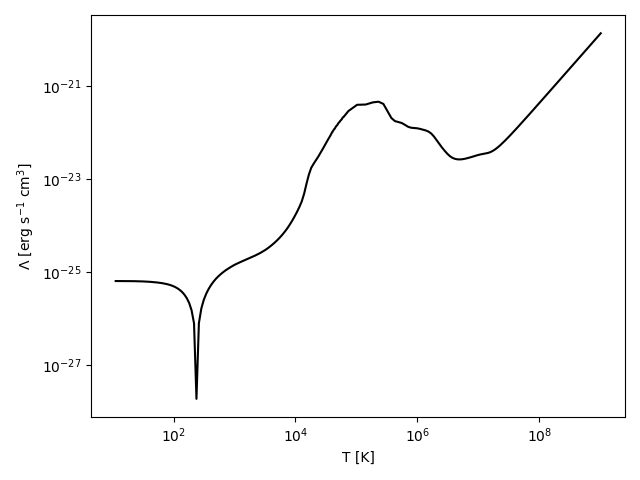

Source code (Python):
########################################################################
#
# Cooling rate example script
#
#
# Copyright (c) 2013-2016, Grackle Development Team.
#
# Distributed under the terms of the Enzo Public Licence.
#
# The full license is in the file LICENSE, distributed with this
# software.
########################################################################

from matplotlib import pyplot
import numpy as np
import os
import yt

from pygrackle import \
    chemistry_data, \
    setup_fluid_container

from pygrackle.utilities.physical_constants import \
    mass_hydrogen_cgs, \
    sec_per_Myr, \
    cm_per_mpc

if __name__ == "__main__":
    current_redshift = 0.

    # Set solver parameters
    my_chemistry = chemistry_data()
    my_chemistry.use_grackle = 1
    my_chemistry.with_radiative_cooling = 1
    if 'PRIMORDIAL_CHEM' in os.environ:
        my_chemistry.primordial_chemistry = int(os.environ['PRIMORDIAL_CHEM'])
    else:
        my_chemistry.primordial_chemistry = 1
    number_of_iter = 1
    my_chemistry.dust_chemistry = 1
    my_chemistry.h2_on_dust = 0
    my_chemistry.metal_cooling = 1
    my_chemistry.use_dust_density_field = 1
    my_chemistry.UVbackground = 0
    my_chemistry.self_shielding_method = 0
    my_chemistry.H2_self_shielding = 0
    my_dir = os.path.dirname(os.path.abspath(__file__))
    grackle_data_file = bytearray(os.path.join(
        my_dir, "..", "..", "..", "input", "CloudyData_UVB=HM2012_high_density.h5"), 'utf-8')
    my_chemistry.grackle_data_file = grackle_data_file

    my_chemistry.use_specific_heating_rate = 1
    my_chemistry.use_volumetric_heating_rate = 1

    # Set units
    my_chemistry.comoving_coordinates = 0 # proper units
    my_chemistry.a_units = 1.0
    my_chemistry.a_value = 1.0 / (1.0 + current_redshift) / \
        my_chemistry.a_units
    my_chemistry.density_units = mass_hydrogen_cgs # rho = 1.0 is 1.67e-24 g
    my_chemistry.length_units = cm_per_mpc         # 1 Mpc in cm
    my_chemistry.time_units = sec_per_Myr          # 1 Gyr in s
    print("density_units", my_chemistry.density_units)
    print("length_units", my_chemistry.length_units)
    print("time_units", my_chemistry.time_units)
    my_chemistry.set_velocity_units()

    # Call convenience function for setting up a fluid container.
    # This container holds the solver parameters, units, and fields.
    #temperature = np.array([1.00000000e+09])
    temperature = np.logspace(1, 9, 200)

    temperature_zero = np.copy(temperature)

    make_converge = True
    
    fc = setup_fluid_container(my_chemistry,
                               density=mass_hydrogen_cgs*1.0e0,
                               temperature=temperature,
                               converge=make_converge,
                               max_iterations=number_of_iter)

    if my_chemistry.primordial_chemistry > 0:
        fc["specific_heating_rate"][:] = 0.
        fc["volumetric_heating_rate"][:] = 0.

    
    if(make_converge==False):
        fc.calculate_temperature()
        fc.calculate_pressure()
        fc.calculate_cooling_time()

    density_proper = fc["density"] / \
        (my_chemistry.a_units *
         my_chemistry.a_value)**(3*my_chemistry.comoving_coordinates)
    cooling_rate = fc.chemistry_data.cooling_units * fc["energy"] / \
        np.abs(fc["cooling_time"]) / density_proper
    print("cooling_rate 2: ", cooling_rate[-1])
    print("energy 3 : ", fc["energy"][-1]*my_chemistry.energy_units)
    print("cooling time 3 : ", fc["cooling_time"][-1]*my_chemistry.time_units)
    print("mu 3 : ", fc["mu"][-1])

    #print("mu =")
    #print(fc["mu"])

    print("temperautre zero = ",temperature_zero)
    data = {}
    t_sort = np.argsort(fc["temperature"])
    for field in fc.density_fields:
        data[field] = yt.YTArray(fc[field][t_sort] *
                                 my_chemistry.density_units, "g/cm**3")
    data["energy"] = yt.YTArray(
        fc["energy"][t_sort] * my_chemistry.energy_units, "erg/g")
    data["temperature"] = yt.YTArray(fc["temperature"][t_sort], "K")
    data["temperature_zero"] = yt.YTArray(temperature_zero[t_sort], "K")
    data["pressure"] = yt.YTArray(
        fc["pressure"][t_sort] * my_chemistry.pressure_units, "dyne/cm**2")
    data["cooling_time"] = yt.YTArray(fc["cooling_time"][t_sort]*my_chemistry.time_units, "s")
    data["cooling_rate"] = yt.YTArray(cooling_rate[t_sort], "erg*cm**3/s")
    data["cooling_rate_zero"] = yt.YTArray(cooling_rate, "erg*cm**3/s")
    data["density_proper"] = yt.YTArray(density_proper[t_sort], "g/cm**3")
    data["mu"] = yt.YTArray(fc["mu"][t_sort],"")
    data["gamma"] = yt.YTArray(fc["gamma"][t_sort],"")

    pyplot.loglog(data["temperature"], data["cooling_rate"],
                  color="black")
    pyplot.xlabel('T [K]')
    pyplot.ylabel('$\\Lambda$ [erg s$^{-1}$ cm$^{3}$]')

    # save data arrays as a yt dataset
    if 'PRIMORDIAL_CHEM' in os.environ:
        ds_name = 'cooling_rate.pc%s.h5' % os.environ['PRIMORDIAL_CHEM']
        im_name = 'cooling_rate.pc%s.png' % os.environ['PRIMORDIAL_CHEM']
    else:
        ds_name = 'cooling_rate.h5'
        im_name = 'cooling_rate.png'
    pyplot.tight_layout()
    pyplot.savefig(im_name)
    yt.save_as_dataset({}, ds_name, data)
